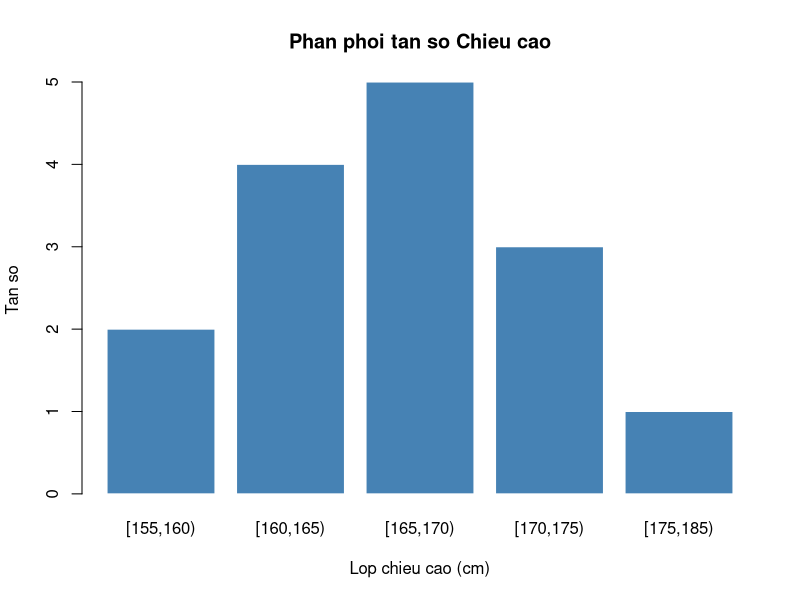

Generate this figure with R:
# --- Cach 1: Nhap truc tiep bang vector gia tri va tan so ---
diem <- c(5, 6, 7, 8, 9, 10) # Gia tri
tan_so <- c(2, 5, 10, 12, 7, 4) # Tan so tuong ung
du_lieu1 <- data.frame(diem = diem, tan_so = tan_so)
# Khai bao bang tan so
bang_ts <- data.frame (Diem = diem, TanSo = tan_so)
print (bang_ts)
# Tinh cac chi so thong ke tu bang tan so
tong_f <- sum (tan_so)                            # N = 40
trung_binh <- sum(diem * tan_so) / tong_f         # Mean
cat('Trung binh:', round (trung_binh, 2), '\n')
# Vi du 1: Lam tron so don le
# trung_binh <- 10.56789
# result <- round(trung_binh, 2)
# Ket qua: 10.57
# Vi du 2: Lam tron mot vector/cot du lieu
# data <- c(1.234, 5.678, 9.101)
# round(data, 2)
# Ket qua: 1.23 5.68 9.10
# ---Cach 2: Mo rong thanh du lieu tho (rep) ---
# Dung rep() de tao lai tung gia tri theo tan so
diem_raw <<- rep (diem, times = tan_so)
# diem (x): Vector cac gia tri can lap lai.
# tan_so (times): So lan lap lai.
cat('Du lieu tho:', diem_raw, '\n')
cat('Kiem tra:', length (diem_raw), 'quan sat\n')
# Sau khi co du lieu tho, dung binh thuong nhu phan truoc
mean (diem_raw)
median (diem_raw)
sd (diem_raw)
summary (diem_raw)

# ---Du lieu lien tuc: bang phan phoi theo lop ---
# Gia su co bang: [155,160), [160,165), [165,170), [170,175), [175,185)
gio_tren <- c(160, 165, 170, 175, 185)
# Can tren lop
gio_duoi <- c(155, 160, 165, 170, 175)
# Can duoi lop
tan_so2 <- c(2, 4, 5, 3, 1)
du_lieu2 <- data.frame(gio_tren = gio_tren, gio_duoi = gio_duoi, tan_so2 = tan_so2)
# Tan so
# Diem giua lop (dai dien cho tinh toan)
diem_giua <- (gio_duoi + gio_tren) / 2
cat('Diem giua:', diem_giua, '\n')
# Uoc tinh trung binh va do lech chuan tu bang tan so lop
N <- sum (tan_so2)
tb_uoc <- sum (diem_giua * tan_so2) / N
sd_uoc <- sqrt(sum (tan_so2 * (diem_giua - tb_uoc)^2) / (N -1))
cat('Trung binh uoc tinh:', round(tb_uoc, 2), 'cm\n')
cat('Do lech chuan uoc tinh:', round (sd_uoc, 2), 'cm\n')
# Ve histogram tu bang tan so (dung barplot)
nhan_lop <- paste0 ('[', gio_duoi, ',', gio_tren, ')')
barplot (tan_so2,
         names.arg = nhan_lop,
         main = 'Phan phoi tan so Chieu cao',
         xlab = 'Lop chieu cao (cm)',
         ylab = 'Tan so',
         col = 'steelblue', border = 'white')
# Kiem tra du lieu thieu
sum(is.na(du_lieu1))
colSums(is.na(du_lieu1))
# Tom tat nhanh summary (du lieu)
# Kiem tra kieu du lieu tung bien
sapply (du_lieu1, class)
#Tong so gia tri NA
#NA theo tung cot
sum(is.na(du_lieu2))
colSums(is.na(du_lieu2))
sapply (du_lieu2, class)
# is.na() dung de kiem tra gia tri bi thieu (missing value)
# NA (Not Available)
